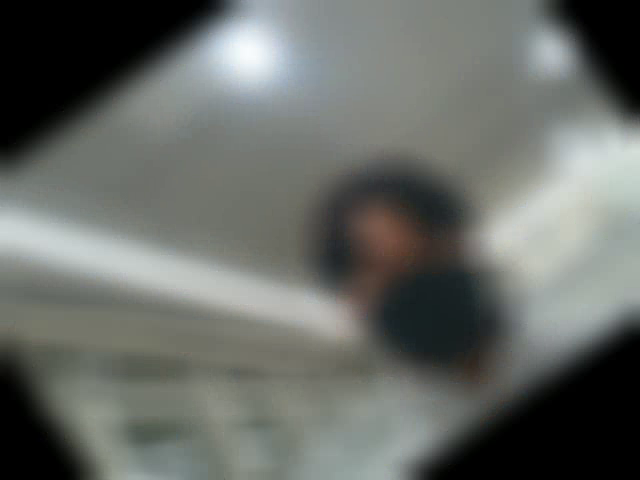
#> input picture frame 7 of AI_engeering(python)/opencv/test.avi, 640 x 480 px, given in place of the camera
$ jupyter execute --allow-errors remind.ipynb   (older library calls are emulated)   (text cells are left out)
#> lines starting #> are read from the running program, lines starting #| are printed output that depends on the picture; after the words box and inside, x2 and y2 are one past the last pixel; in counts of white or black regions, pixels touching at a corner belong together
[cell 1]
import cv2
import numpy as np

[cell 2]
# 웹캠 동작
capture = cv2.VideoCapture(0)
capture.set(cv2.CAP_PROP_FRAME_WIDTH,640)
capture.set(cv2.CAP_PROP_FRAME_HEIGHT,480)

while True:
    re,frame = capture.read()
#> frame is the input picture: shape (480, 640, 3); mean B, G, R 102, 106.2, 102.7
    cv2.imshow('notebook',frame)
    if cv2.waitKey(1) >0 :
#> (key Esc is pressed here)
        break
capture.release()
cv2.destroyAllWindows()

[cell 3]
cap = cv2.VideoCapture(0)

# 노트북 이미지를 사이즈를 출력하는 코드인데 저장하는 사이즈보다 작을 경우 동영상 저장 x
# cap.set(cv2.CAP_PROP_FRAME_HEIGHT,600)
# cap.set(cv2.CAP_PROP_FRAME_WIDTH,700)
# HEIGHT, WIDTH 가 100,200 일 경우 저장 x
# 기본적인 것이지만 다양한 딥러닝 모델을 적용하다보면 모델 출력 사이즈가 저장 사이즈 보다 작아서 저장 안되는 경우가 생김

# 동영상 저장 사이즈
height = 480
width = 640
fourcc = cv2.VideoWriter_fourcc(*'DIVX') # 코덱설정
fps = cap.get(cv2.CAP_PROP_FPS)
out = cv2.VideoWriter('test.avi',fourcc,fps,(width,height))
while cap.isOpened():
    re,frame = cap.read()
    cv2.imshow('notebook',frame)
    out.write(frame)
    if cv2.waitKey(1) >0 :
#> (key Esc is pressed here)
        break
cap.release()
out.release()
cv2.destroyAllWindows()

[cell 4]
cap = cv2.VideoCapture(0)
height = 480
width = 640
fourcc = cv2.VideoWriter_fourcc(*'DIVX') # 코덱설정
fps = cap.get(cv2.CAP_PROP_FPS)
out = cv2.VideoWriter('test.avi',fourcc,fps,(width,height))
while cap.isOpened():
    re,frame = cap.read()
    frame = cv2.flip(frame,1)
    cv2.imshow('notebook',frame)
    out.write(frame)
    if cv2.waitKey(1) >0 :
#> (key Esc is pressed here)
        break
cap.release()
out.release()
cv2.destroyAllWindows()

[cell 5]
cap = cv2.VideoCapture(0)
height = 480
width = 640
fourcc = cv2.VideoWriter_fourcc(*'DIVX') # 코덱설정
fps = cap.get(cv2.CAP_PROP_FPS)
out = cv2.VideoWriter('test.avi',fourcc,fps,(width,height))
while cap.isOpened():
    re,frame = cap.read()
    frame = cv2.pyrDown(frame,(200,100))
#> frame: shape (240, 320, 3)
    cv2.imshow('notebook',frame)
    frame = cv2.pyrUp(frame,(width,height))
#> frame: shape (480, 640, 3)
    out.write(frame) # 저장하면 뿌옇게 출력된다~
    if cv2.waitKey(1) >0 :
#> (key Esc is pressed here)
        break
cap.release()
out.release()
cv2.destroyAllWindows()

[cell 6]
# 그냥 만들면 재미없으니 회전시켜봤습니다

cap = cv2.VideoCapture(0)
height = 480
width = 640
fourcc = cv2.VideoWriter_fourcc(*'DIVX') # 코덱설정
fps = cap.get(cv2.CAP_PROP_FPS)
out = cv2.VideoWriter('test.avi',fourcc,fps,(width,height))

ang = 0

while cap.isOpened():
    re,frame = cap.read()

    matrix = cv2.getRotationMatrix2D((width/2,height/2),ang,1)
    frame = cv2.warpAffine(frame, matrix, (width, height))

    cv2.imshow('notebook',frame)
    out.write(frame)
    # 프레임이 진행될 때마다 10도씩 돌아갑니다.
    ang += 10
    if ang == 180:
        ang = 0
    if cv2.waitKey(1) >0 :
#> (key Esc is pressed here)
        break
cap.release()
out.release()
cv2.destroyAllWindows()

[cell 7]
import cv2

src = cv2.imread("Image/dog3.jpg", cv2.IMREAD_COLOR)

#> (the rest of this cell did not finish here and is left out)

[cell 8]
cap = cv2.VideoCapture(0)
height = 480
width = 640
fourcc = cv2.VideoWriter_fourcc(*'DIVX') # 코덱설정
fps = cap.get(cv2.CAP_PROP_FPS)
out = cv2.VideoWriter('test.avi',fourcc,fps,(width,height),isColor = False)
## 흑백으로 저장할 때는 isColor 파라미터를 False 안그러면 저장 안됨!

while cap.isOpened():
    re,frame = cap.read()

    frame = cv2.cvtColor(frame , cv2.COLOR_BGR2GRAY) # 이것만 적용하면 흑 ~ 백 중간값이 있어서 사물이 잘 보임
#> frame: shape (480, 640)
    ret,frame = cv2.threshold(frame, 100 , 255, cv2.THRESH_BINARY) # 임계값을 적용해서 완전 흰색 검정색만 보임 지워지는 것들이 있음
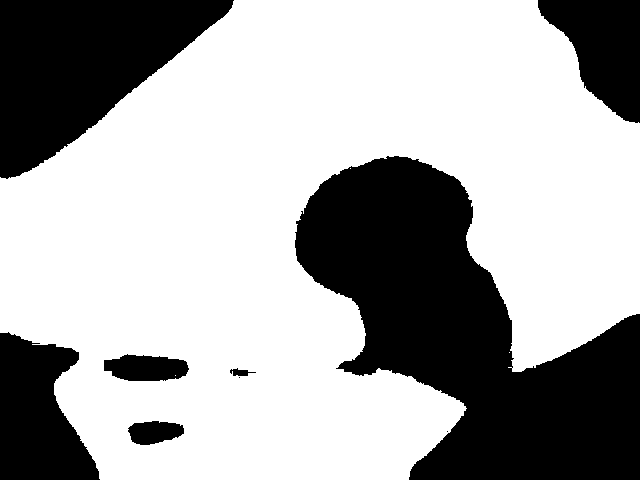
#> frame: shape (480, 640); 66.4% white; 9 black regions (2 under 20 px), largest, box (x1, y1, x2, y2) and area: (295, 156, 640, 480) 58366, (0, 0, 234, 179) 23936, (0, 332, 100, 480) 10259
    # ret 사용된 입계값
    cv2.imshow('notebook',frame)
    out.write(frame)

    if cv2.waitKey(1) >0 :
#> (key Esc is pressed here)
        break
cap.release()
out.release()
cv2.destroyAllWindows()

[cell 9]
cap = cv2.VideoCapture(0)
height = 480
width = 640
fourcc = cv2.VideoWriter_fourcc(*'DIVX') # 코덱설정
fps = cap.get(cv2.CAP_PROP_FPS)
out = cv2.VideoWriter('test.avi',fourcc,fps,(width,height))


while cap.isOpened():
    re,frame = cap.read()

    frame = cv2.bitwise_not(frame)
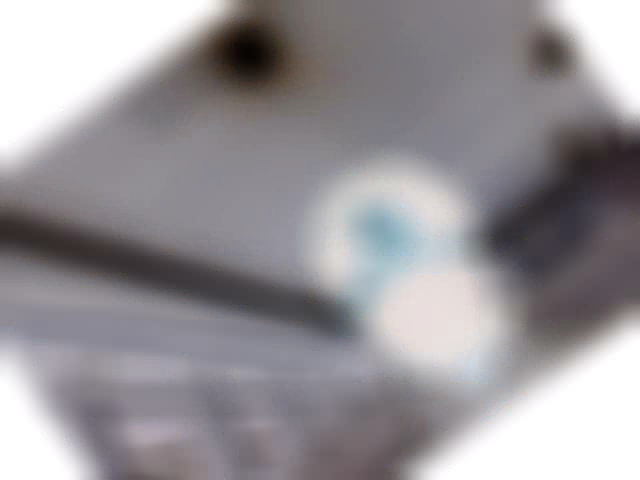
#> frame: shape (480, 640, 3); mean B, G, R 153, 148.8, 152.3
    cv2.imshow('notebook',frame)
    out.write(frame)

    if cv2.waitKey(1) >0 :
#> (key Esc is pressed here)
        break
cap.release()
out.release()
cv2.destroyAllWindows()

[cell 10]
cap = cv2.VideoCapture(0)
height = 480
width = 640
fourcc = cv2.VideoWriter_fourcc(*'DIVX') # 코덱설정
fps = cap.get(cv2.CAP_PROP_FPS)
out = cv2.VideoWriter('test.avi',fourcc,fps,(width,height))


while cap.isOpened():
    re,frame = cap.read()

    frame = cv2.blur(frame,(2,2)) # 커널의 크기가 커질 수록 흐려짐
    cv2.imshow('notebook',frame)
    out.write(frame)

    if cv2.waitKey(1) >0 :
#> (key Esc is pressed here)
        break
cap.release()
out.release()
cv2.destroyAllWindows()

[cell 11]
cap = cv2.VideoCapture(0)
height = 480
width = 640
fourcc = cv2.VideoWriter_fourcc(*'DIVX') # 코덱설정
fps = cap.get(cv2.CAP_PROP_FPS)
out = cv2.VideoWriter('test.avi',fourcc,fps,(width,height),isColor = False)


while cap.isOpened():
    re,frame = cap.read()

    frame = cv2.cvtColor(frame,cv2.COLOR_BGR2GRAY)
    # [7 lines of commented-out code are left out]

    frame = cv2.Laplacian(frame, cv2.CV_8U, ksize=5)
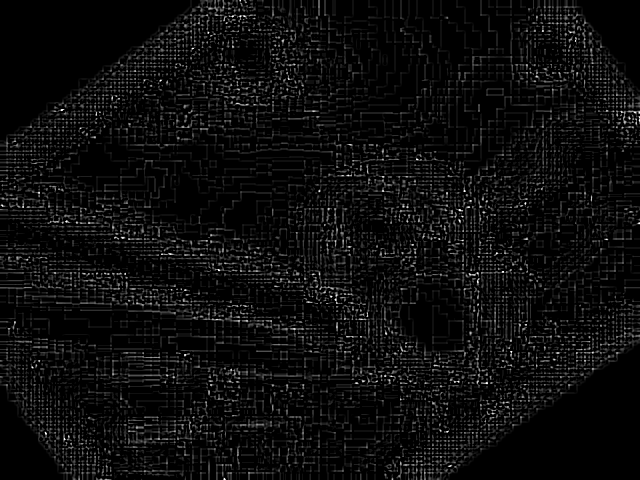
#> frame: shape (480, 640); min 0, max 255, mean 12.8

    cv2.imshow('notebook',frame)
    out.write(frame)

    if cv2.waitKey(1) >0 :
#> (key Esc is pressed here)
        break
cap.release()
out.release()
cv2.destroyAllWindows()

[cell 12]
# 그냥 만들면 재미없으니 회전시켜봤습니다

cap = cv2.VideoCapture(0)
height = 480
width = 640
fourcc = cv2.VideoWriter_fourcc(*'DIVX') # 코덱설정
fps = cap.get(cv2.CAP_PROP_FPS)
out = cv2.VideoWriter('test.avi',fourcc,fps,(width,height))

ang = 0

while cap.isOpened():
    re,frame = cap.read()

    matrix = cv2.getRotationMatrix2D((width/2,height/2),ang,1)
    frame = cv2.warpAffine(frame, matrix, (width, height))
    frame = cv2.pyrDown(frame,(width//2, height//2))

    if ang%3 == 1:
        frame = cv2.bitwise_not(frame)

    if ang%2 == 1:
        frame = cv2.blur(frame,(20,20))


    cv2.imshow('notebook',frame)
    frame = cv2.pyrUp(frame,(width,height))
    out.write(frame)
    ang += 5
    if ang == 360:
        ang = 0
    if cv2.waitKey(1) >0 :
#> (key Esc is pressed here)
        break
cap.release()
out.release()
cv2.destroyAllWindows()

[cell 13]
cap = cv2.VideoCapture(0)
height = 480
width = 640
fourcc = cv2.VideoWriter_fourcc(*'DIVX') # 코덱설정
fps = cap.get(cv2.CAP_PROP_FPS)
out = cv2.VideoWriter('test2.avi',fourcc,fps,(width,height),isColor = False)

num =0
while cap.isOpened():
    re,frame = cap.read()

    frame = cv2.cvtColor(frame,cv2.COLOR_BGR2GRAY)
    if num <3:
        frame = cv2.Canny(frame,100,200)
#> frame: shape (480, 640); every value is 0
    elif num< 6:
        frame_x = cv2.Sobel(frame, cv2.CV_8U, 1, 0, 3) # CV 정밀도 x축 기준
        frame_x = cv2.convertScaleAbs(frame_x)
        frame_y = cv2.Sobel(frame, cv2.CV_8U, 0, 1, 3) # CV 정밀도 y축 기준
        frame_y = cv2.convertScaleAbs(frame_y)
        frame = cv2.addWeighted(frame_x,1,frame_y,1,0)
    else:
        frame = cv2.Laplacian(frame, cv2.CV_8U, ksize=3)

    cv2.imshow('notebook',frame)
    out.write(frame)

    if num == 10:
        num =0
    num+=1
    if cv2.waitKey(1) >0 :
#> (key Esc is pressed here)
        break
cap.release()
out.release()
cv2.destroyAllWindows()

[cell 14]
cap = cv2.VideoCapture(0)
height = 480
width = 640
fourcc = cv2.VideoWriter_fourcc(*'DIVX') # 코덱설정
fps = cap.get(cv2.CAP_PROP_FPS)
out = cv2.VideoWriter('test3.avi',fourcc,fps,(width,height))
while cap.isOpened():

    re,frame = cap.read()
    hsv = cv2.cvtColor(frame,cv2.COLOR_BGR2HSV)
#> hsv: shape (480, 640, 3); mean H, S, V 51, 19.9, 107.1
    # define range of blue color in HSV
    lower_blue = np.array([100,50,50])
    upper_blue = np.array([130,255,255])

    # Treshold the HSV image to get only blue
    mask = cv2.inRange(hsv,lower_blue,upper_blue)
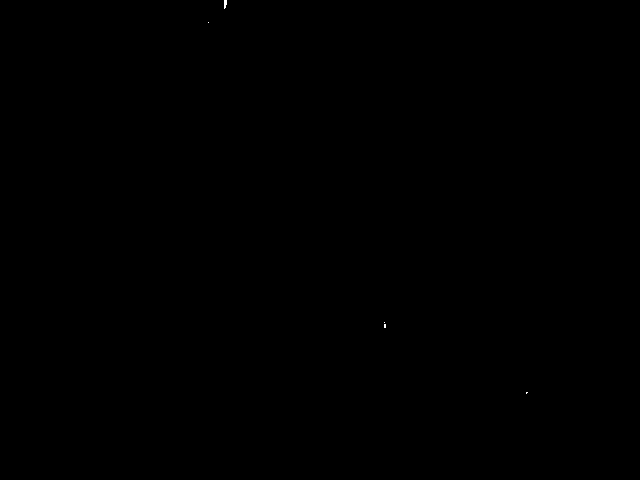
#> mask: shape (480, 640); 0.01% white in thin lines or dots, all inside (x1, y1, x2, y2) = (208, 0, 528, 394)

    #bitwise_AND mask and original mask
    res = cv2.bitwise_and(frame,frame,mask = mask)
    cv2.imshow('notebook',res)
    out.write(res)
    if cv2.waitKey(1) >0 :
#> (key Esc is pressed here)
        break
cap.release()
out.release()
cv2.destroyAllWindows()

[cell 15]
cap = cv2.VideoCapture(0)
height = 480
width = 640
fourcc = cv2.VideoWriter_fourcc(*'DIVX') # 코덱설정
fps = cap.get(cv2.CAP_PROP_FPS)
out = cv2.VideoWriter('test3.avi',fourcc,fps,(width,height))
while cap.isOpened():

    re,frame = cap.read()
    rgb = cv2.cvtColor(frame,cv2.COLOR_BGR2RGB)
    r,g,b = cv2.split(rgb)
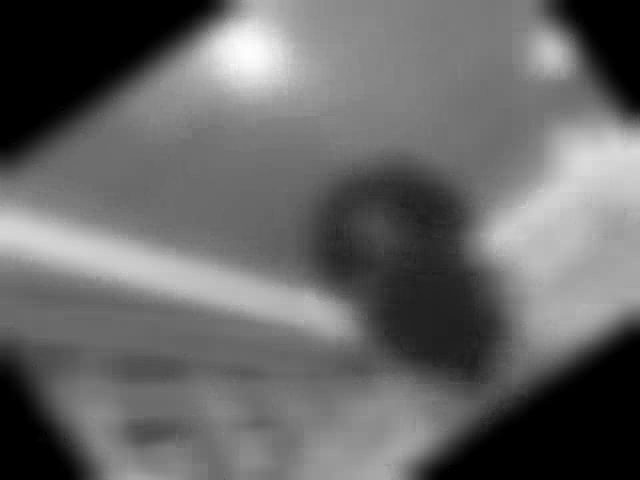
#> b: shape (480, 640); min 0, max 254, mean 102

    h,w,c = frame.shape
    zeros = np.zeros((h,w,1),dtype = np.uint8)
    bgz = cv2.merge((b,g,zeros))
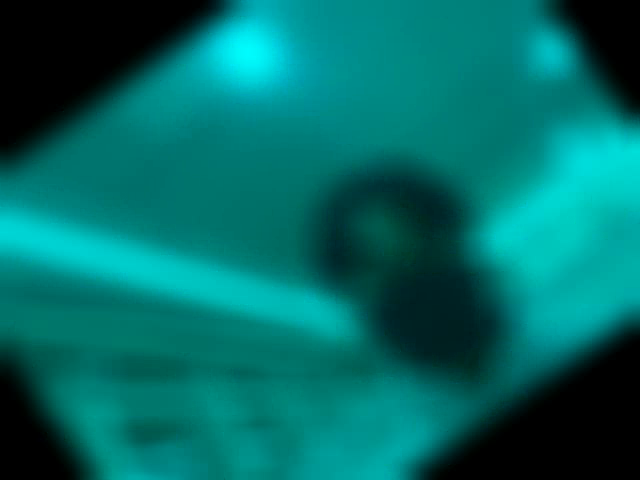
#> bgz: shape (480, 640, 3); mean of channels 0, 1, 2 102, 106.2, 0; drawn as B, G, R
    cv2.imshow('notebook',bgz) # blue, green 채널 출력

    out.write(bgz)
    if cv2.waitKey(1) >0 :
#> (key Esc is pressed here)
        break
cap.release()
out.release()
cv2.destroyAllWindows()

[cell 16]
cap = cv2.VideoCapture(0)
height = 480
width = 640
fourcc = cv2.VideoWriter_fourcc(*'DIVX') # 코덱설정
fps = cap.get(cv2.CAP_PROP_FPS)
out = cv2.VideoWriter('test3.avi',fourcc,fps,(width,height))
while cap.isOpened():

    re,frame = cap.read()
    cv2.line(frame, (100, 100), (200, 200), (0, 0, 255), 3, cv2.LINE_AA)
    cv2.circle(frame, (300, 300), 50, (0, 255, 0), cv2.FILLED, cv2.LINE_4)
    cv2.rectangle(frame, (0, 0), (300, 400), (255, 0, 0), 5, cv2.LINE_8)
    pts1 = np.array([[10, 50], [30, 50], [20, 60]])
    pts2 = np.array([[60, 50], [80, 50], [70, 60]])
    cv2.polylines(frame, [pts1], True, (0, 255, 255), 2)
    cv2.fillPoly(frame, [pts2], (255, 0, 255), cv2.LINE_AA)
    cv2.putText(frame, "TEST", (400, 200), cv2.FONT_HERSHEY_COMPLEX, 2, (255, 255, 255), 3)
    cv2.imshow('notebook',frame)
    out.write(frame)
    if cv2.waitKey(1) >0 :
#> (key Esc is pressed here)
        break
cap.release()
out.release()
cv2.destroyAllWindows()

[cell 17]
cap = cv2.VideoCapture(0)
height = 480
width = 640
fourcc = cv2.VideoWriter_fourcc(*'DIVX') # 코덱설정
fps = cap.get(cv2.CAP_PROP_FPS)
out = cv2.VideoWriter('test3.avi',fourcc,fps,(width,height))
while cap.isOpened():

    re,frame = cap.read()
    gray = cv2.cvtColor(frame, cv2.COLOR_RGB2GRAY)
    ret, binary = cv2.threshold(gray, 120, 255, cv2.THRESH_BINARY)
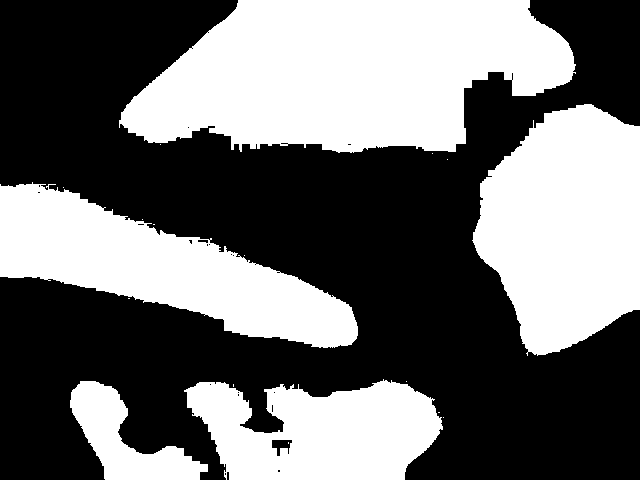
#> binary: shape (480, 640); 43.5% white; 18 white regions (13 under 20 px), largest, box (x1, y1, x2, y2) and area: (119, 0, 576, 153) 50611, (472, 104, 640, 356) 31401, (0, 182, 358, 348) 26823, (184, 379, 443, 480) 18942, (70, 381, 208, 480) 5829
    binary = cv2.bitwise_not(binary)
#> binary: shape (480, 640); 56.5% white; 18 black regions (13 under 20 px)

    contours, hierarchy = cv2.findContours(binary, cv2.RETR_CCOMP, cv2.CHAIN_APPROX_NONE)
#> contours = 41 contours, 39 with area under 20; largest, box (x1, y1, x2, y2) and area: (0, 0, 640, 480) 170962, (272, 440, 292, 456) 142
    # 검색 알고리즘 cv2.RETR_CCOMP // 근사화 방법 cv2.CHAIN_APPROX_NONE

    for i in range(len(contours)):
        cv2.drawContours(frame, [contours[i]], 0, (0, 0, 255), 2)
        cv2.putText(frame, str(i), tuple(contours[i][0][0]), cv2.FONT_HERSHEY_COMPLEX, 0.8, (0, 255, 0), 1)
#> this loop made 41 passes
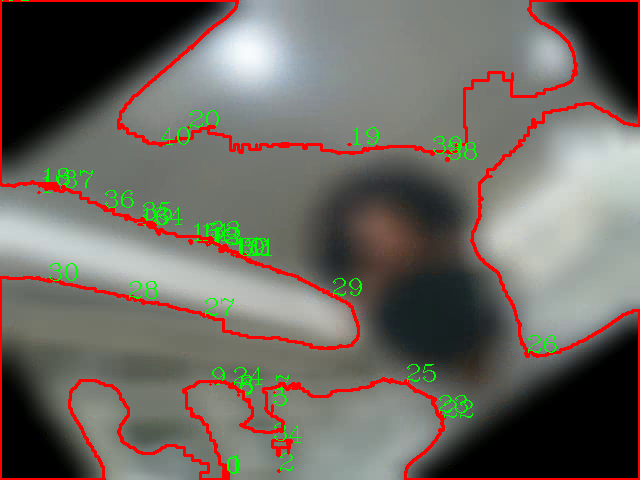
#> frame: shape (480, 640, 3); 5.97% of pixels changed, all inside (x1, y1, x2, y2) = (0, 0, 640, 480)
#         print(i, hierarchy[0][i])

    cv2.imshow('notebook',frame)
    out.write(frame)
    if cv2.waitKey(1) >0 :
#> (key Esc is pressed here)
        break
cap.release()
out.release()
cv2.destroyAllWindows()

[cell 18]
cap = cv2.VideoCapture(0)
height = 480
width = 640
fourcc = cv2.VideoWriter_fourcc(*'DIVX') # 코덱설정
#> fourcc = 1482049860
fps = cap.get(cv2.CAP_PROP_FPS)
#> fps = 30
out = cv2.VideoWriter('test3.avi',fourcc,fps,(width,height))
while cap.isOpened():

    re,frame = cap.read()
    dst = frame.copy()

    gray = cv2.cvtColor(frame, cv2.COLOR_RGB2GRAY)

    corners = cv2.goodFeaturesToTrack(gray, 100, 0.01, 5, blockSize=3, useHarrisDetector=True, k=0.03)
#> corners = 100 rows, first 8: [242, 17], [208, 32], [637, 119], [571, 34], [575, 40], [226, 19], [336, 297], [217, 271]
    # 코너 품질 ( 0 ~ 1, 일반적으로는 0.01 ~ 0.1  ) // 100과 0.01 만 잘 바꾸면된다.
    for i in corners:
        cv2.circle(dst, tuple(i[0]), 3, (0, 0, 255), 2)
#> this loop made 100 passes
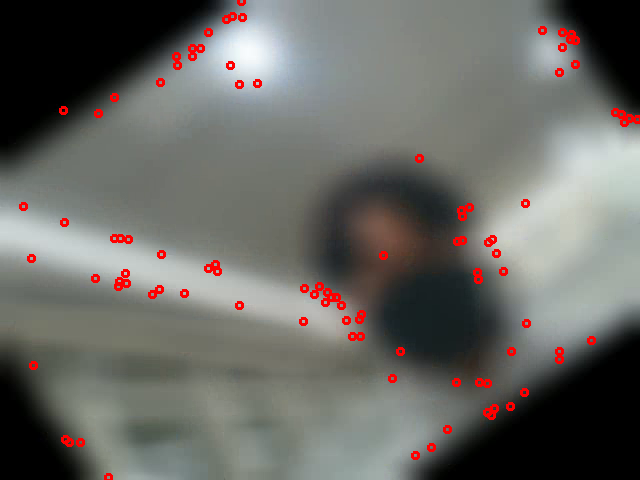
#> dst: shape (480, 640, 3); 1.8% of pixels changed, all inside (x1, y1, x2, y2) = (19, 0, 640, 480)

    cv2.imshow('notebook',dst)
    out.write(dst)
    if cv2.waitKey(1) >0 :
#> (key Esc is pressed here)
        break
cap.release()
out.release()
cv2.destroyAllWindows()

[cell 19]
cap = cv2.VideoCapture(0)
height = 480
width = 640
fourcc = cv2.VideoWriter_fourcc(*'DIVX') # 코덱설정
fps = cap.get(cv2.CAP_PROP_FPS)
out = cv2.VideoWriter('test3.avi',fourcc,fps,(width,height))
while cap.isOpened():

    re,frame = cap.read()
    dst = frame.copy()

    gray = cv2.cvtColor(frame, cv2.COLOR_RGB2GRAY)
    ret, binary = cv2.threshold(gray, 120, 255, cv2.THRESH_BINARY_INV)

    contours, hierarchy = cv2.findContours(binary, cv2.RETR_CCOMP, cv2.CHAIN_APPROX_NONE)

    for i in contours:
        hull = cv2.convexHull(i, clockwise=True)
        cv2.drawContours(dst, [hull], 0, (0, 0, 255), 2)
#> this loop made 41 passes
#> hull on passes 1, 2, 3, 6, 7, 8, 9, 10: [[225, 473], [225, 474]], [[227, 472], [227, 479], [228, 479], [228, 472]], [[278, 470], [278, 471], [279, 471], [279, 470]], [[272, 405], [272, 411]], [[238, 394], [238, 395]], [[274, 392]], [[238, 392]], [[210, 384]]
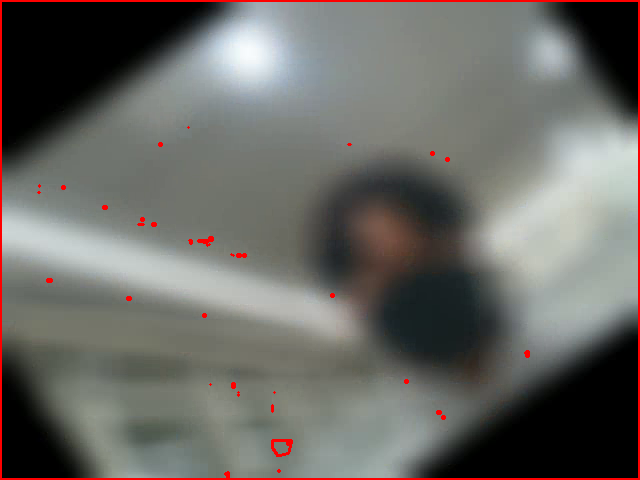
#> dst: shape (480, 640, 3); 1.74% of pixels changed, all inside (x1, y1, x2, y2) = (0, 0, 640, 480)
    cv2.imshow('notebook',dst)
    out.write(dst)
    if cv2.waitKey(1) >0 :
#> (key Esc is pressed here)
        break
cap.release()
out.release()
cv2.destroyAllWindows()

$ run again, starting later in the video
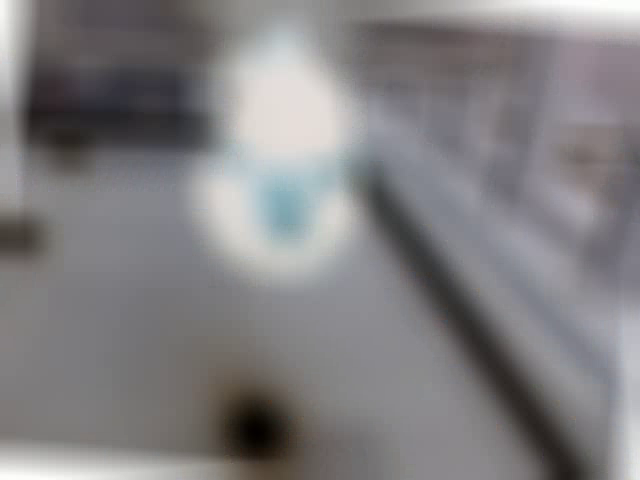
#> input picture frame 35 of AI_engeering(python)/opencv/test.avi, 640 x 480 px, given in place of the camera
#> frame is the input picture: shape (480, 640, 3); mean B, G, R 129, 127.1, 129
#> hsv: shape (480, 640, 3); mean H, S, V 89.4, 14.8, 131.8
#> res: shape (480, 640, 3); every value is 0
#> `ret, binary = cv2.threshold(gray, 120, 255, cv2.THRESH_BINARY)`:
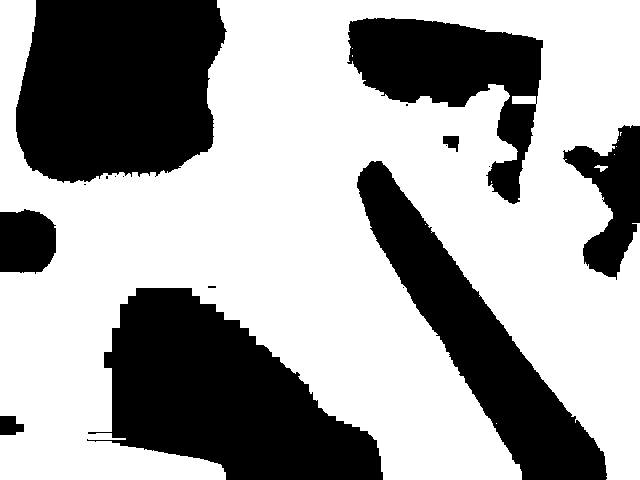
#> binary: shape (480, 640); 63.2% white; 17 black regions (9 under 20 px), largest, box (x1, y1, x2, y2) and area: (87, 288, 383, 480) 32988, (16, 0, 227, 183) 32519, (357, 161, 607, 480) 22074
#> contours = 31 contours, 21 with area under 20; largest, box (x1, y1, x2, y2) and area: (87, 288, 383, 480) 32494, (16, 0, 227, 183) 32147, (357, 161, 607, 480) 21664, (347, 18, 543, 204) 15633, (563, 125, 640, 280) 5718
#> the loop `for i in range(len(contours)):` made 31 passes
#> fourcc = 1482049860
#> fps = 30
#> corners = 100 rows, first 8: [231, 461], [17, 175], [432, 27], [447, 320], [223, 120], [28, 143], [355, 208], [241, 460]
#> the loop `for i in corners:` made 100 passes
#> the loop `for i in contours:` made 31 passes
#> hull on passes 3, 4, 6, 7, 8, 9, 10, 16: [[403, 287]], [[208, 286], [208, 287], [215, 287], [215, 286]], [[84, 184], [85, 184]], [[123, 176]], [[115, 176]], [[106, 176], [106, 178], [107, 178], [107, 176]], [[489, 166]], [[446, 145]]
#> after the loop `for i in contours:`:
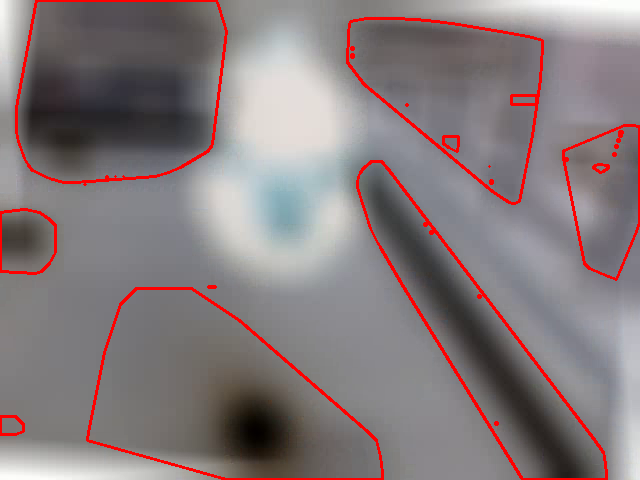
#> dst: shape (480, 640, 3); 3.66% of pixels changed, all inside (x1, y1, x2, y2) = (0, 0, 640, 480)
